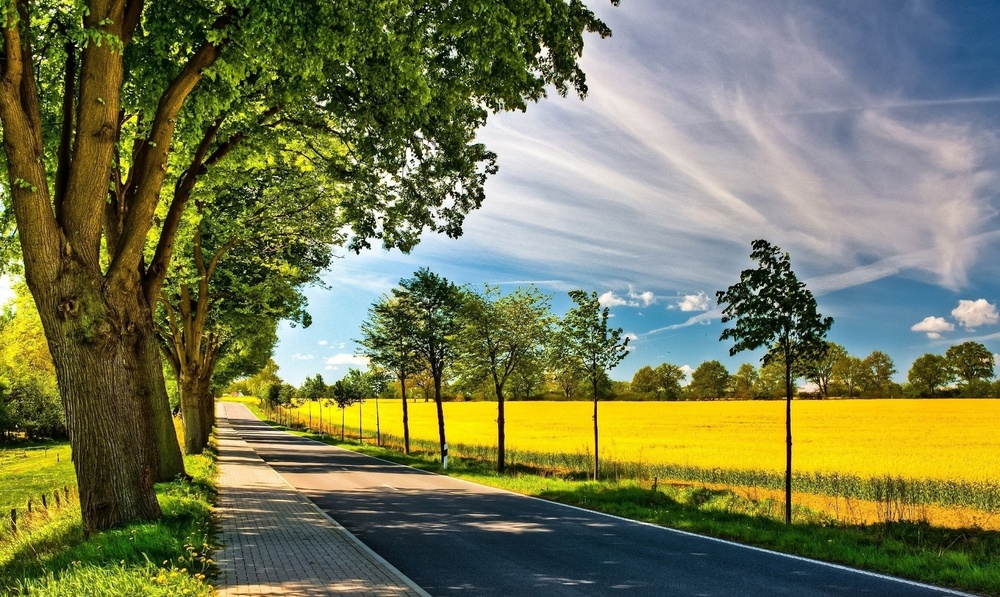
#> input picture Container.jpg, 1000 x 597 px, shrunk from 1920 x 1147 before the run
$ jupyter execute Pro.ipynb
#> lines starting #> are read from the running program, lines starting #| are printed output that depends on the picture
[cell 1]
import time  # для получения времени решения системы уравнений с разреженной матрицей
import cv2   # для базовых операций с изображениями
import matplotlib.pyplot as plt # отображение результатов решения поставленной задачи
import numpy as np # работа с матрицами и многомерными массивами
# для работы с разреженными матрицами и встроенными функциями решения
# систем линейных алгебраических уравнений
import scipy.sparse as sp
from scipy.sparse import spdiags # для задания разреженны матриц леточной структуры
from scipy.sparse.linalg import spsolve # солвер решения системы линейных уравнений
plt.rcParams['figure.figsize'] = [15, 5] # для размера отображения всех изображений

[cell 2]
# чтение контейнера (куда будет выполнена вставка шаблона)
img = cv2.imread('Container.jpg')
#> img is the input picture: shape (597, 1000, 3); mean B, G, R 82, 120.1, 116.5
imgContainer = cv2.cvtColor(img, cv2.COLOR_BGR2RGB)
imgContainerStart = imgContainer.copy()
# чтение шаблока (он будет вставлен в контейнер)
img = cv2.imread('Template.jpg')
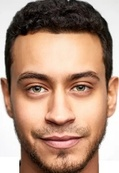
#> input picture Template.jpg, 119 x 173 px, shrunk from 228 x 332 before the run
#> img is the input picture: shape (173, 119, 3); mean B, G, R 124.8, 143.9, 176.5
imgInsert = cv2.cvtColor(img, cv2.COLOR_BGR2RGB)
nx, ny, channel = imgInsert.shape
#> nx = 173; ny = 119; channel = 3
Nx, Ny, Channel = imgContainer.shape
#> Nx = 597; Ny = 1000; Channel = 3
nx -= 2; ny -= 2; N = nx*ny
#> after `nx -= 2`: nx = 171
#> after `ny -= 2`: ny = 117
#> after `N = nx * ny`: N = 20007

[cell 3]
# Один из главных методов решения задачи вставки шаблона
# метод создания главной матрици в разреженном виде для СЛАУ
def CreateSparseMatrix(nx,ny):
    Ones = np.ones((N,)) # задаем шаблон коэффициентов из единиц
    data = np.array([Ones, Ones, -4*Ones, Ones, Ones]) # формируем ленты матрицы на основании ф-ра Лапласа
    diags = np.array([-ny, -1, 0, 1, ny]) # фомируем местоположения лент в матрице
    A = spdiags(data, diags, N, N);  A = sp.csr_matrix(A) # сформировали матрицу, сделали доступ к ней
    for i in range(ny,N,ny):  A[i,i-1]=A[i-1,i]=0 # удаляем лтшние коэффициенты в матрице для 2-х лент
    # отображаем разреженную матрицу (точками показывает ненулевые элементи и их расположение)
    plt.subplot(131), plt.spy(A, markersize=0.1), plt.grid(True), plt.title('Full Sparse Matrix')
    # отображаем фрагмент разреженной матрицы (ненулевые элементи и их расположение)
    plt.subplot(132), plt.spy(A[0:2*nx+1, 0:2*ny+1], markersize=0.1), plt.grid(True), plt.title('Fragment of Sparse Matrix')
    # отображаем малый фрагмент разреженной матрицы (ненулевые элементи и их расположение)
    plt.subplot(133), plt.spy(A[0:nx//5, 0:ny//5], markersize=1), plt.grid(True), plt.title('Small Fragment of Sparse Matrix')

    return A # возвращаем матрицу для того, чтобы ее использовать при решении СЛАУ

[cell 4]
# Вторая основная функция для решения поставленной задачи
def FormRightPart(imgInsert,imgContainer):
    imgInsert = np.double(imgInsert) # переходим к double для обработки попиксельной
    imgContainer = np.double(imgContainer) # переходим к double для обработки попиксельной
    # формируем правую часть уравнения Пуассона на основании оператора Лапласа с 2-х частей
    tmp = imgInsert[:-2,1:-1,:] - 2*imgInsert[1:-1,1:-1,:] + imgInsert[2:,1:-1,:]
    tmp += imgInsert[1:-1,:-2,:] - 2*imgInsert[1:-1,1:-1,:] + imgInsert[1:-1,2:,:]

    # Учет граничных условий (тут подтягиваем значения с рамки в контейнере для вставки изображения)
    tmp[:,0,:] -= imgContainer[1:-1,0,:]    # низ
    tmp[:,-1,:] -= imgContainer[1:-1,-1,:]  # верх
    tmp[0,:,:] -= imgContainer[0,1:-1,:]    # лево
    tmp[-1,:,:] -= imgContainer[-1,1:-1,:]  # право

    return tmp # возвращаем правую часть пока что в матричном виде, а не в векторном

[cell 5]
# Третья основная функция решения поставленной задачи
# функция преобразования правой части в векторную (переход от матрицы) и решение СЛАУ
def GetSolution(A,B,nx,ny):
    Sol = np.zeros((nx,ny,channel)) # выделяем память под матрицу решения
    for i in range(channel): # решаем уравнение Пуассона для всех каналов в процессе вставки
        b = np.reshape(B[:,:,i],(N,1)) # взяли канали и преобразовали его в вектор
        start = time.time() # стартовая точка отсчета времени решения СЛАУ
        X = spsolve(A,b) # Решили СЛАУ, используя scipy (элементы линейной алгебры)
        finish = time.time() # конец по времени для решения СЛАУ
        Sol[:,:,i] = np.reshape(X,(nx,ny)) # вектор-решение обратно преобразовали в матрицу
        print('Channel :',i+1,'; Time for Solving of System:',finish-start) #выводим общую информацию

    Sol[Sol>255] = 255; Sol[Sol<0] = 0 # обрабатываем выход за пределы одного бита для RGB
    Sol = np.uint8(Sol) # преобразование в uint8 для дальнейшего отображения решения в виде изображения

    return Sol # возврат восстановленного изображения (все каналы)

[cell 6]
# Отображения всех результатов работы алгоритма и входных данных
def ShowRecuveryResult(ImgInsert, ImgContainer, SolInsert):
    # полный переход к uint8 для отображения нужных картинок
    ImgInsert = np.uint8(ImgInsert) # шаблон для вставки
    ImgContainer = np.uint8(ImgContainer) # пустой контейнер
    SolInsert = np.uint8(SolInsert) # заполненный шаблоном контейнер
    plt.subplot(131), plt.imshow(ImgInsert), plt.title('Image for insert')
    plt.subplot(132), plt.imshow(ImgContainer), plt.title('Empty image container')
    plt.subplot(133), plt.imshow(SolInsert), plt.title('Image container with imege for insert')

[cell 7]
# Создаем позиции для нескольких вставок одного и того же шаблона в разные места в контейнере
dxdy = [] # пока он пуст
for i in range(50):
    for j in range(50):
        s1, s2 = 10 + 2*i*nx, 20 + 2*j*ny # создали левый верхний угол для вствки
        if s1 < Nx-nx-3 and s2 < Ny-ny-3: # если этот угол не выходит за пределы контейнера
            dxdy.append([s1, s2]) # добавляем положение левого верхнего угла

A = CreateSparseMatrix(nx,ny) # вызов метода создания матрицы разреженной СЛАУ

for i in range(len(dxdy)): # проход по всем позициям левого верхнего угла (количпство вствок)
    print('Inserting number',i+1,'...') # вывод информационного сообщения (особий информации не носит)
    # получаем фрагмент, куда будем вставлять наш шаблон
    imgContainerFragment = imgContainer[dxdy[i][0]:dxdy[i][0]+nx+2,dxdy[i][1]:dxdy[i][1]+ny+2,:]
    # для данного фрагмента формируем матрицу правой части СЛАУ
    b = FormRightPart(imgInsert,imgContainerFragment)
    Sol = GetSolution(A,b,nx,ny) # получаем решения СЛАУ
    # заменяем фрагмент в контейнере новым изображением на основании шаблона вставки
    imgContainer[dxdy[i][0]+1:dxdy[i][0]+nx+1,dxdy[i][1]+1:dxdy[i][1]+ny+1,:] = Sol
#> this loop made 8 passes
#> pass 1, `imgContainerFragment = imgContainer[dxdy[i][0]:dxdy[i][0]+nx+2,dxdy[i]..`:
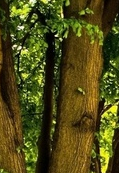
#> imgContainerFragment: shape (173, 119, 3); mean R, G, B 78.9, 75.1, 22.5
#> pass 1, in FormRightPart, `imgContainer = np.double(imgContainer)`:
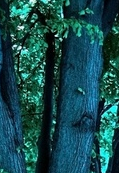
#> imgContainer: shape (173, 119, 3) float64; mean of channels 0, 1, 2 78.9, 75.1, 22.5; drawn as B, G, R
#> pass 1, in FormRightPart, `tmp = imgInsert[:-2,1:-1,:] - 2*imgInsert[1:-1,1:-1,:] + imgInsert[2:,..`:
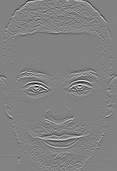
#> tmp: shape (171, 117, 3) float64; mean R, G, B 0.1, 0.1, 0.1; drawn with min black and max white
#> after the loop:
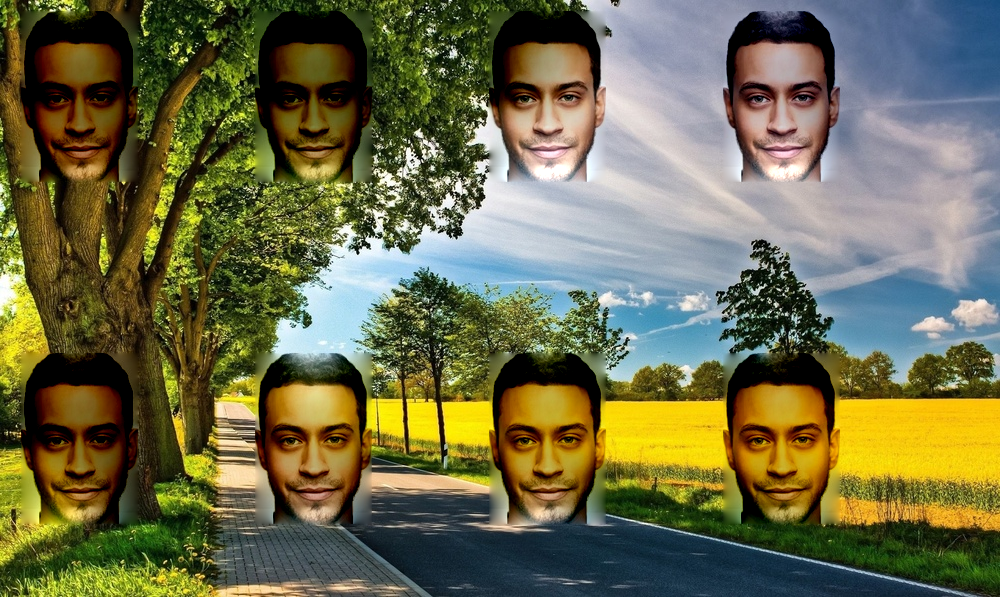
#> imgContainer: shape (597, 1000, 3); mean R, G, B 109.4, 107.9, 74.2
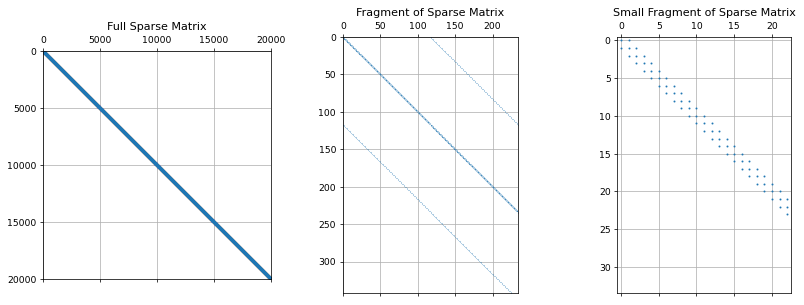
#> figure drawn by matplotlib, 3 panels

[cell 8]
# визуализация результата работы алгортма
ShowRecuveryResult(imgInsert,imgContainerStart, imgContainer)
# запись полученного файла в текущую папку
cv2.imwrite('imgContainer.jpg',cv2.cvtColor(imgContainer, cv2.COLOR_RGB2BGR))
#> Out = True
